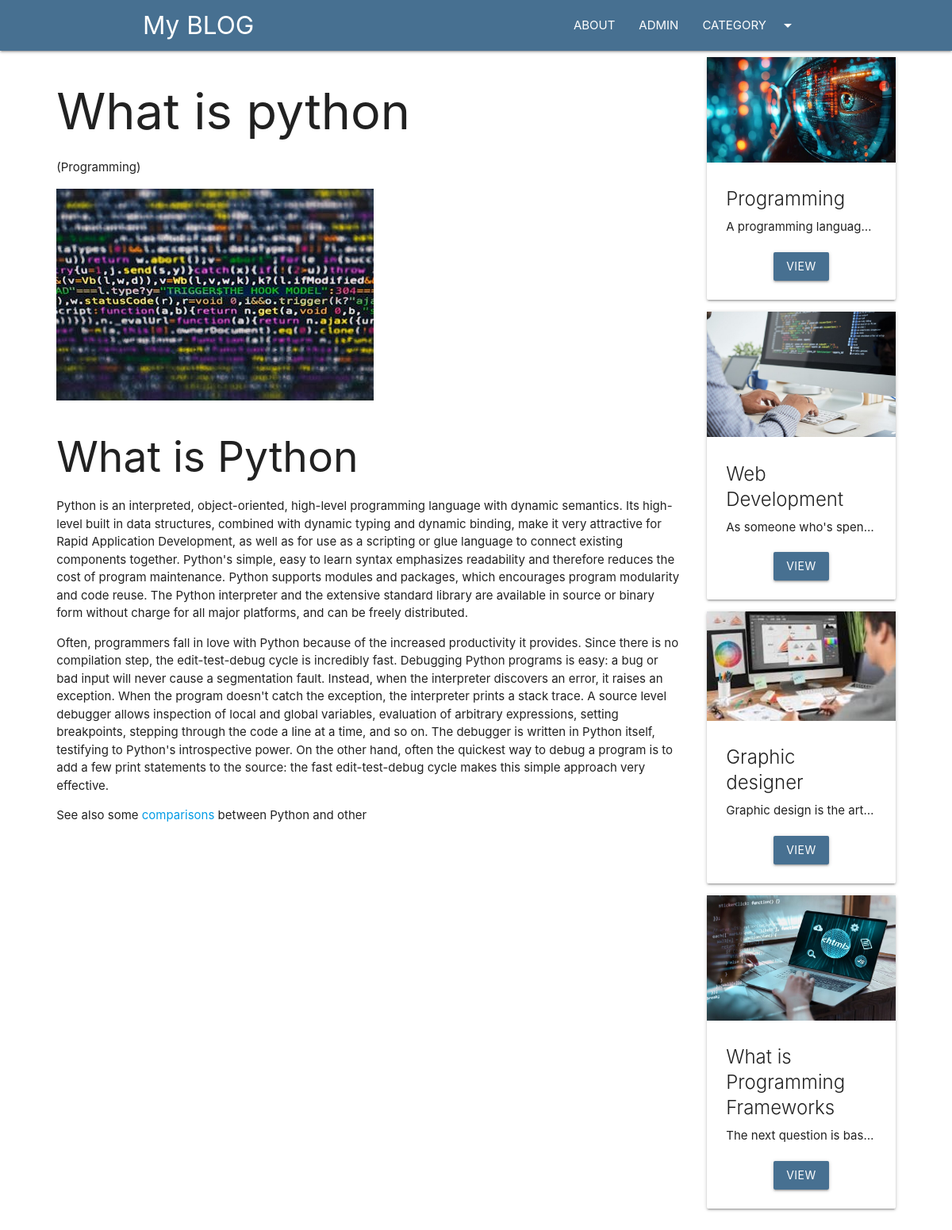
Page /blog/python on the committed database.
### blog/models.py (models this page shows, shortened)
class Post(models.Model):
    post_id=models.AutoField(primary_key=True)
    title=models.CharField( max_length=200)
    content=models.TextField()
    url=models.CharField( max_length=100)
    cate=models.ForeignKey(Category, on_delete=models.CASCADE)
    image=models.ImageField(upload_to='post/')

class Category(models.Model):
    cat_id=models.AutoField(primary_key=True)
    title=models.CharField(max_length=100)
    descripation=models.TextField()
    url=models.CharField(max_length=100)
    image=models.ImageField(upload_to='category/')
    add_date=models.DateTimeField(auto_now_add=True,null=True)

### blog/views.py (the view)
# urls.py: path('blog/<slug:url>', post,name='category-detail'),
def post(request,url):
    post=Post.objects.get(url=url)
    cat=Category.objects.all()
    return render(request,'post.html',{'post':post,'cat':cat})

### templates/post.html
{% extends "base.html" %} {% block title %}POST{%endblock %} {% block content %}
<div class="container-custom">
  <div class="row">
    <div class="col s12 m9">
      <h1>{{post.title}}</h1>
      <p>({{post.cate.title}})</p>
      <img src="/media/{{post.image}}" alt="" class="responsive-img" />
      <br />
      <p>{{post.content|safe }}</p>
    </div>
    <div class="col s12 m3">
      {% for cat in cat %}
      <div class="card item" style="margin-left: 10px">
        <div class="img-container">
          <img src="/media/{{cat.image}}" class="responsive-img" alt="" />
        </div>
        <div class="card-content">
          <div class="card-title">{{cat.title}}</div>
          <p class="truncate">{{cat.descripation }}</p>
          <div class="container center-align mt20">
            <a href="/category/{{cat.url}}" class="btn bg-primary">view</a>
          </div>
        </div>
      </div>
      {% endfor %}
    </div>
  </div>
</div>
{% endblock %}

### blog/static/cs/style.css (style rules this page uses)
.bg-primary { background: #477091; }
.mt20 { margin-top: 20px; }
.container-custom { width:90% !important; margin: auto; }

### rows in the picture
Post: title "What is python", cate "Programming", image (picture), content "What is Python Python is an interpreted, object-oriented, high-level programming language with dynamic semantics. Its high-level built in data structures, combined with dynamic typing and dynamic binding, make it very attractive for Rapid Application Development, as well as for use as a scripting or glue language to connect existing components together. Python's simple, easy to learn syntax emphasizes readability and therefore reduces the cost of program maintenance. Python supports modules and packages, which encourages program modularity and code reuse. The Python interpreter and the extensive standard library are available in source or binary form without charge for all major platforms,…"
Category: image (picture), title "Programming", descripation "A programming languag…"
Category: image (picture), title "Web Development", descripation "As someone who's spen…"
Category: image (picture), title "Graphic designer", descripation "Graphic design is the art…"
Category: image (picture), title "What is Programming Frameworks", descripation "The next question is bas…"
